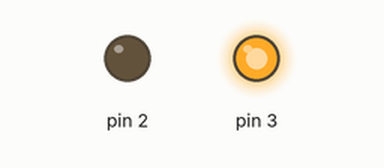
The sketch below on a simulated Arduino Uno, built with avr-gcc and run on an emulated ATmega328P. Shown: output pins drawn as LEDs (lit = HIGH).

Above: at 0.5 s.
At 1.5 s:
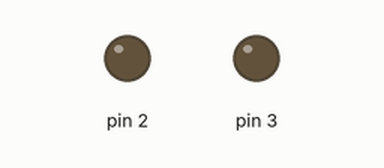
At 5.5 s:
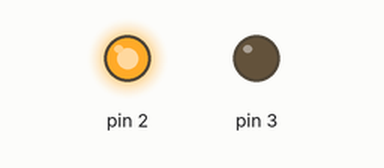
Timing chart, 0 to 6.9 s (numbered marks = the images above):
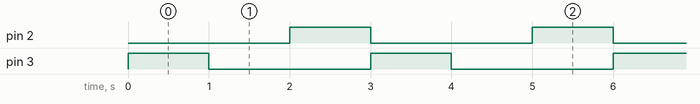

The sketch:

Setup3.ino
```cpp
void setup() {
  // put your setup code here, to run once:
pinMode(2, OUTPUT);
  pinMode(3, OUTPUT);
}

void loop() {
  // put your main code here, to run repeatedly:
  clockwise();
  delay(1000);
  stoprotation();
  delay(1000);
  anticlock();
  delay(1000);
}
void clockwise(){
  digitalWrite(2, LOW);
  digitalWrite(3, HIGH);
}
void anticlock(){
  digitalWrite(2, HIGH);
  digitalWrite(3, LOW);
}
void stoprotation(){
  digitalWrite(2, LOW);
  digitalWrite(3, LOW);
}
```

Measured:
- by itself, pin 2, pin 3: alternates HIGH for 1.0 s and LOW for 2.0 s
- by itself, everything shown: repeats every 3.0 s, in 3 steps
